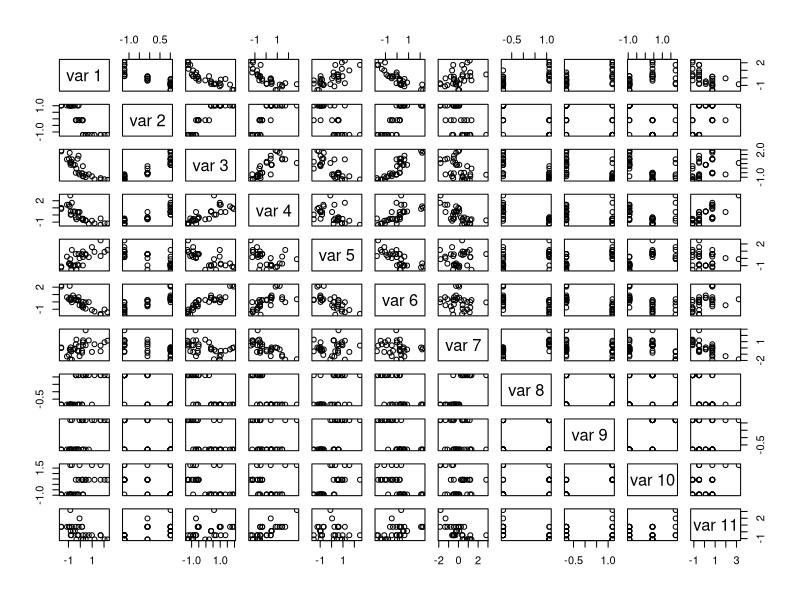
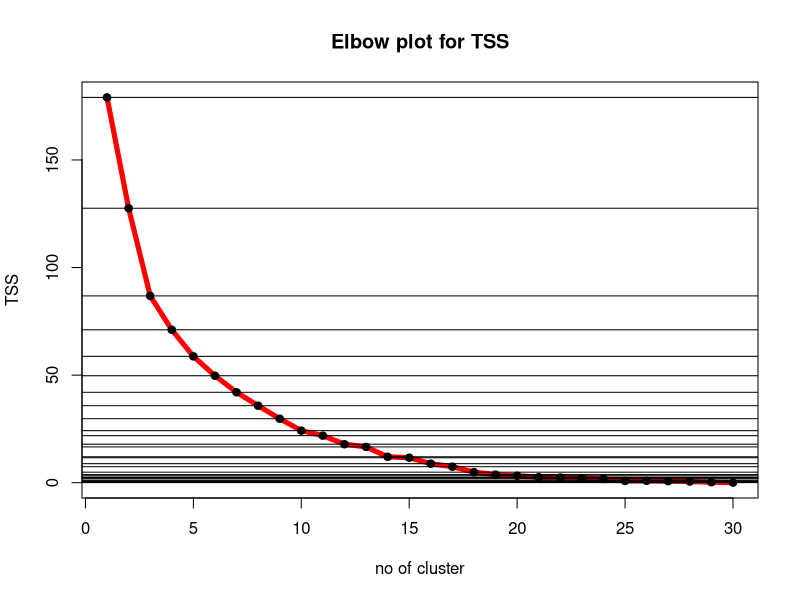
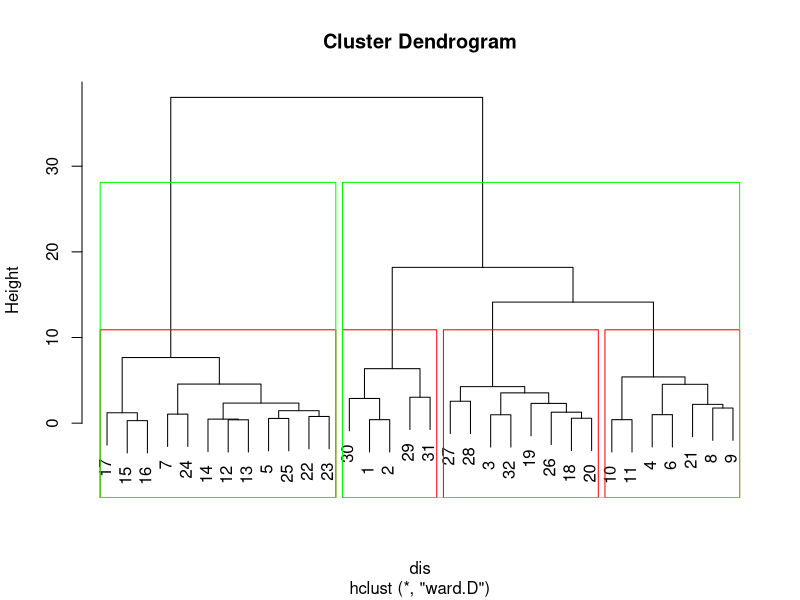

These figures' R source, in order:

#Car data
data(mtcars)#accessing mtcars data
?mtcars#description of data
head(mtcars, 5) #printing first 5 rows of the data
is.matrix(mtcars)#data is not in the matrix form
n=nrow(mtcars)#no of objects 
p=ncol(mtcars)#no of variables
 
#preparing data matrix
x=c()
for(i in 1:p)
{
    x=c(x,mtcars[,i])
}
x
dm=matrix(x,nrow=n, ncol=p,byrow=FALSE)
#normalizing data
sdm=matrix(nrow=n, ncol=p)
for(i in 1:p)
{
    sdm[,i]=(dm[,i]-mean(dm[,i]))/(sd(dm[,i]))
}

mean(sdm[,7])#nearly 0
var(sdm[,1])
###################
#investigating correlation structure
pairs(sdm)
round(cor(sdm),2)
################
#k means clustering for k=3
#################33
?kmeans
k=3
# kmeans(sdm,centers=32, nstart=32)
km=kmeans(sdm,centers=k, nstart=32)#nstart gives attempts with different random start points
km$cluster
km$size
#calculating total ss
tss=c()
#k must lie between 1 and n
for(i in 1:(n-2))
{
    temp=kmeans(sdm, centers=i+1, nstart=32)
    tss[i]=temp$tot.withinss
}
tss
length(tss)
plot(1:(n-2), tss,type="l", lwd=5, col="red", xlab="no of cluster", ylab="TSS", main="Elbow plot for TSS")
points(1:(n-2), tss,pch=19)
##############3
#adding horizontal lines
for(i in 1:(n-2))
{abline(h=tss[i], type="dashed")}

#######################
#hierrachical agglomerative
############################3
# Ward Hierarchical Clustering
dis=dist(sdm, method = "euclidean") # distance matrix
fit=hclust(dis, method="ward.D")
plot(fit) # display dendogram
fit$merge
groups=cutree(fit, k=4) # cut tree into 4 clusters
# draw dendogram with red borders around the 5 clusters
rect.hclust(fit, k=4, border="red")
rect.hclust(fit, k=2, border="green")

#Think about how to perform k mediods clustering?if possible without any possible packages like hclust()